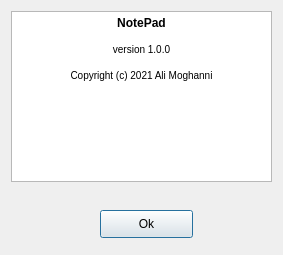
<?xml version="1.0" encoding="UTF-8"?>
<ui version="4.0">
 <class>MyDialog</class>
 <widget class="QDialog" name="MyDialog">
  <property name="geometry">
   <rect>
    <x>0</x>
    <y>0</y>
    <width>283</width>
    <height>255</height>
   </rect>
  </property>
  <property name="windowTitle">
   <string>Dialog</string>
  </property>
  <widget class="QPushButton" name="pushButton">
   <property name="geometry">
    <rect>
     <x>100</x>
     <y>210</y>
     <width>93</width>
     <height>28</height>
    </rect>
   </property>
   <property name="text">
    <string>Ok</string>
   </property>
  </widget>
  <widget class="QTextEdit" name="textEdit">
   <property name="geometry">
    <rect>
     <x>11</x>
     <y>11</y>
     <width>261</width>
     <height>171</height>
    </rect>
   </property>
   <property name="html">
    <string>&lt;!DOCTYPE HTML PUBLIC &quot;-//W3C//DTD HTML 4.0//EN&quot; &quot;http://www.w3.org/TR/REC-html40/strict.dtd&quot;&gt;
&lt;html&gt;&lt;head&gt;&lt;meta name=&quot;qrichtext&quot; content=&quot;1&quot; /&gt;&lt;style type=&quot;text/css&quot;&gt;
p, li { white-space: pre-wrap; }
&lt;/style&gt;&lt;/head&gt;&lt;body style=&quot; font-family:'MS Shell Dlg 2'; font-size:7.8pt; font-weight:400; font-style:normal;&quot;&gt;
&lt;p align=&quot;center&quot; style=&quot; margin-top:0px; margin-bottom:0px; margin-left:0px; margin-right:0px; -qt-block-indent:0; text-indent:0px;&quot;&gt;&lt;span style=&quot; font-size:9pt; font-weight:600;&quot;&gt;NotePad&lt;/span&gt;&lt;/p&gt;
&lt;p align=&quot;center&quot; style=&quot;-qt-paragraph-type:empty; margin-top:0px; margin-bottom:0px; margin-left:0px; margin-right:0px; -qt-block-indent:0; text-indent:0px;&quot;&gt;&lt;br /&gt;&lt;/p&gt;
&lt;p align=&quot;center&quot; style=&quot; margin-top:0px; margin-bottom:0px; margin-left:0px; margin-right:0px; -qt-block-indent:0; text-indent:0px;&quot;&gt;version 1.0.0&lt;/p&gt;
&lt;p align=&quot;center&quot; style=&quot;-qt-paragraph-type:empty; margin-top:0px; margin-bottom:0px; margin-left:0px; margin-right:0px; -qt-block-indent:0; text-indent:0px;&quot;&gt;&lt;br /&gt;&lt;/p&gt;
&lt;p align=&quot;center&quot; style=&quot; margin-top:0px; margin-bottom:0px; margin-left:0px; margin-right:0px; -qt-block-indent:0; text-indent:0px;&quot;&gt;Copyright (c) 2021 Ali Moghanni&lt;/p&gt;&lt;/body&gt;&lt;/html&gt;</string>
   </property>
  </widget>
 </widget>
 <resources/>
 <connections/>
</ui>
